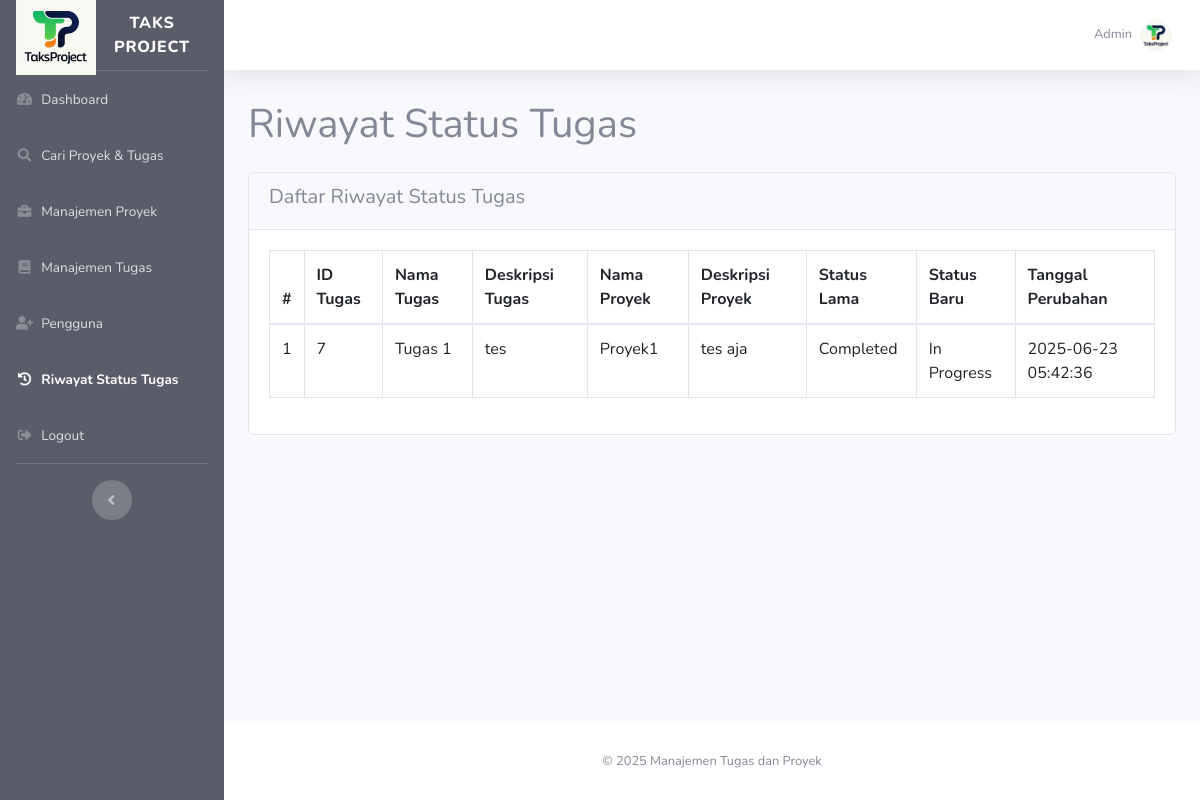
Screenshot of /riwayat_status.php (signed in) with the database file from the repository.
### tables this page shows
CREATE TABLE `riwayat_status_tugas` (
  `id` int(11) NOT NULL,
  `id_tugas` int(11) DEFAULT NULL,
  `status_lama` enum('Pending','In Progress','Completed') DEFAULT NULL,
  `status_baru` enum('Pending','In Progress','Completed') DEFAULT NULL,
  `tanggal_perubahan` timestamp NOT NULL DEFAULT current_timestamp()
);

CREATE TABLE `tugas` (
  `id` int(11) NOT NULL,
  `nama_tugas` varchar(255) NOT NULL,
  `deskripsi` text DEFAULT NULL,
  `tanggal_mulai` date DEFAULT NULL,
  `tanggal_tenggat` date DEFAULT NULL,
  `status` enum('Pending','In Progress','Completed') DEFAULT 'Pending',
  `gambar` varchar(255) NOT NULL,
  `id_proyek` int(11) DEFAULT NULL,
  `id_pengguna` int(11) DEFAULT NULL
);

CREATE TABLE `proyek` (
  `id` int(11) NOT NULL,
  `nama_proyek` varchar(255) NOT NULL,
  `deskripsi` text DEFAULT NULL,
  `tanggal_mulai` date DEFAULT NULL,
  `tanggal_tenggat` date DEFAULT NULL,
  `id_pengguna` int(11) DEFAULT NULL
);

### riwayat_status.php (the view, shortened to what this page needs)
<?php
include 'koneksi.php';
$user_id = $_SESSION['user_id'];
$sql_riwayat = "
    SELECT r.id, r.id_tugas, r.status_lama, r.status_baru, r.tanggal_perubahan, t.nama_tugas, t.deskripsi AS deskripsi_tugas, p.nama_proyek, p.deskripsi AS deskripsi_proyek
    FROM riwayat_status_tugas r
    JOIN tugas t ON r.id_tugas = t.id
    JOIN proyek p ON t.id_proyek = p.id
    WHERE p.id_pengguna = '$user_id'  -- Ganti dengan kolom yang sesuai untuk memfilter berdasarkan pengguna
    ORDER BY r.tanggal_perubahan DESC
";
$result_riwayat = $conn->query($sql_riwayat);
?>
<!DOCTYPE html>
<html lang="id">
<head>
    <link href="vendor/fontawesome-free/css/all.min.css" rel="stylesheet" type="text/css">
    <link href="css/sb-admin-2.min.css" rel="stylesheet">
</head>
<body>
<div id="wrapper">
    <ul class="navbar-nav bg-dark sidebar sidebar-dark accordion" id="accordionSidebar">
        <div class="sidebar-brand d-flex align-items-center justify-content-center">
            <img src="assets/logo.jpg" alt="Logo" style="width: 80px; height: 80px;">
            <div class="sidebar-brand-text mx-3">Taks Project</div>
        </div>
        <hr class="sidebar-divider my-0">
        <li class="nav-item">
            <a class="nav-link" href="index.php">
                <i class="fas fa-fw fa-tachometer-alt"></i>
                <span>Dashboard</span>
            </a>
        </li>
        <li class="nav-item">
            <a class="nav-link" href="search.php">
                <i class="fas fa-fw fa-search"></i>
                <span>Cari Proyek & Tugas</span>
            </a>
        </li>
        <li class="nav-item">
            <a class="nav-link" href="proyek.php">
                <i class="fas fa-fw fa-briefcase"></i>
                <span>Manajemen Proyek</span>
            </a>
        </li>
        <li class="nav-item">
            <a class="nav-link" href="tugas.php">
                <i class="fas fa-fw fa-book"></i>
                <span>Manajemen Tugas</span>
            </a>
        </li>
        <?php if (isset($_SESSION['user_id']) && $_SESSION['user_name'] === 'Admin'): ?>
            <li class="nav-item">
                <a class="nav-link" href="user.php">
                    <i class="fas fa-fw fa-user-plus"></i>
                    <span>Pengguna</span>
                </a>
            </li>
        <?php endif; ?>
        <li class="nav-item active">
            <a class="nav-link" href="riwayat_status.php">
                <i class="fas fa-fw fa-history"></i>
                <span>Riwayat Status Tugas</span>
            </a>
        </li>
        <li class="nav-item">
            <a class="nav-link" href="logout.php">
                <i class="fas fa-fw fa-sign-out-alt"></i>
                <span>Logout</span>
            </a>
        </li>
    <hr class="sidebar-divider">
        <div class="text-center d-none d-md-inline">
            <button class="rounded-circle border-0" id="sidebarToggle"></button>
        </div>
    </ul>
    <div id="content-wrapper" class="d-flex flex-column">
        <div id="content">
            <nav class="navbar navbar-expand navbar-light bg-white topbar mb-4 static-top shadow">
                <ul class="navbar-nav ml-auto">
                    <li class="nav-item dropdown no-arrow">
                        <a class="nav-link dropdown-toggle" href="#" id="userDropdown" role="button" data-toggle="dropdown"
                            aria-haspopup="true" aria-expanded="false">
                            <span class="mr-2 d-none d-lg-inline text-gray-600 small"><?php echo $_SESSION['user_name']; ?></span>
                          <img class="img-profile rounded-circle"
     src="uploads/<?php echo isset($user['gambar']) && !empty($user['gambar']) ? $user['gambar'] : 'default-profile.png'; ?>"
     alt="Profile Picture">
                        </a>
                    </li>
                </ul>
            </nav>
            <div class="container">
                <h1 class="mb-4">Riwayat Status Tugas</h1>
<div class="card mb-4">
    <div class="card-header">
        <h5>Daftar Riwayat Status Tugas</h5>
    </div>
   <div class="card-body">
                        <div class="table-responsive">
                            <table class="table table-bordered">
                                <thead>
                                    <tr>
                                        <th>#</th>
                                        <th>ID Tugas</th>
                                        <th>Nama Tugas</th>
                                        <th>Deskripsi Tugas</th>
                                        <th>Nama Proyek</th>
                                        <th>Deskripsi Proyek</th>
                                        <th>Status Lama</th>
                                        <th>Status Baru</th>
                                        <th>Tanggal Perubahan</th>
                                    </tr>
                                </thead>
                                <tbody>
                                    <?php if ($result_riwayat->num_rows > 0): ?>
                                        <?php while ($row = $result_riwayat->fetch_assoc()): ?>
                                            <tr>
                                                <td><?php echo $row['id']; ?></td>
                                                <td><?php echo $row['id_tugas']; ?></td>
                                                <td><?php echo $row['nama_tugas']; ?></td>
                                                <td><?php echo $row['deskripsi_tugas']; ?></td>
                                                <td><?php echo $row['nama_proyek']; ?></td>
                                                <td><?php echo $row['deskripsi_proyek']; ?></td>
                                                <td><?php echo $row['status_lama']; ?></td>
                                                <td><?php echo $row['status_baru']; ?></td>
                                                <td><?php echo $row['tanggal_perubahan']; ?></td>
                                            </tr>
                                        <?php endwhile; ?>
                                    <?php else: ?>
                                        <tr>
                                            <td colspan="9" class="text-center">Belum ada riwayat status tugas.</td>
                                        </tr>
                                    <?php endif; ?>
                </tbody>
            </table>
                    </div>
                </div>
            </div>    </div>    </div>
<footer class="sticky-footer bg-white">
    <div class="container my-auto">
        <div class="copyright text-center my-auto">
            <span>© 2025 Manajemen Tugas dan Proyek</span>
        </div>
    </div>
</footer>
</div>
</body>
</html>

### riwayat_status.php (style rules this page uses)
.container { margin-top: 30px; }
.table { width: 100%; margin-bottom: 1rem; color: #212529; }
.table th, .table td { padding: 0.75rem; vertical-align: top; border-top: 1px solid #dee2e6; }

### rows the page displays
riwayat_status_tugas: id "1", id_tugas "7", id_tugas.nama_tugas "Tugas 1", id_tugas.deskripsi "tes", proyek.nama_proyek "Proyek1", proyek.deskripsi "tes aja", status_lama "Completed", status_baru "In Progress", tanggal_perubahan "2025-06-23 05:42:36"

### other values shown
$_SESSION['user_name'] "Admin"
